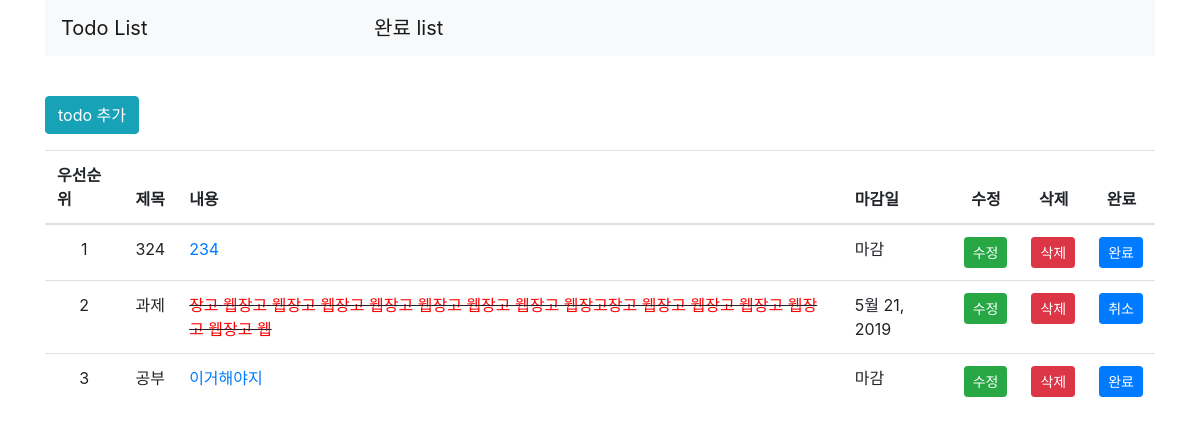
The app's page /, older data.
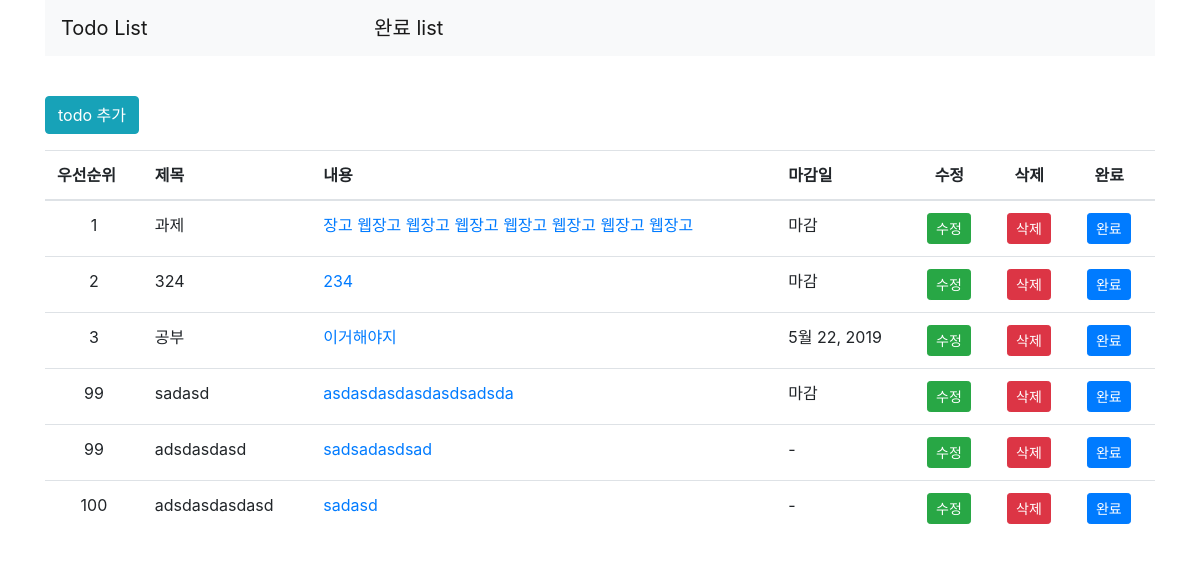
The same page, newer data.
### todo/models.py (models this page shows, shortened)
class Todo(models.Model):
    title = models.CharField(max_length=200,verbose_name='제목')
    content = models.TextField(verbose_name="내용")
    due_date = models.DateField(verbose_name="마감일",null=True,blank=True)
    priority = models.IntegerField(verbose_name="우선순위",default=1)
    success = models.BooleanField(verbose_name="완료",default=False)

### todo/views.py (the view)
# urls.py: path("",TodoListView.as_view(),name="list"),
class TodoListView(ListView):
    model = Todo
    paginate_by = 10
    def get_queryset(self):
        return Todo.objects.order_by('priority')

### todo/templates/todo/todo_list.html (shortened to what this page needs)
{% extends 'base.html' %}
{% block content %}
<div class="btn-group">
        <a href="{% url 'add' %}" class="btn btn-info">todo 추가</a>
    </div>
    <table class="table">
        <thead>
            <tr>
                <th scope="col">우선순위</th>
                <th scope="col">제목</th>
                <th scope="col">내용</th>
                <th scope="col">마감일</th>
                <th scope="col">&nbsp;&nbsp;수정</th>
                <th scope="col">&nbsp;&nbsp;삭제</th>
                <th scope="col">&nbsp;&nbsp;완료</th>
            </tr>
        </thead>
        <tbody>
            {% for todo in object_list %}
                <tr>
                    {% now "Y-m-d" as todays_date %}
                    <td style="text-align: center">{{todo.priority}}</td>
                    <td>{{todo.title}}</td>
                    {% if todo.success == False %}
                    <td><a href="{% url 'detail' pk=todo.id %}" >{{todo.content|truncatechars:30}}</a></td>
                    {% else %}
                    <td class="striker"><a href="{% url 'detail' pk=todo.id %}" style="color: red;">{{todo.content}}</a></td>
                    {% endif %}
                    {% if todays_date <= todo.due_date|date:"Y-m-d" %}
                    <td>{{todo.due_date}}</td>
                    {% elif todo.due_date == None %}
                    <td>-</td>
                    {% else %}
                    <td>마감</td>
                    {% endif %}
                    <td><a href="{% url 'update' pk=todo.id %}" class="btn btn-success btn-sm">수정</a></td>
                    <td><a href="{% url 'delete' pk=todo.id %}" class="btn btn-danger btn-sm">삭제</a></td>
                    {% if todo.success == False %}
                    <td><a href="{% url 'cross' pk=todo.id %}" class="btn btn-primary btn-sm">완료</a></td>
                    {% else %}
                    <td><a href="{% url 'cross' pk=todo.id %}" class="btn btn-primary btn-sm">취소</a></td>
                    {% endif %}
                </tr>
            {% endfor %}
        </tbody>
    </table>
{% endblock %}

Row changes from the older to the newer data that the page shows:
changed Todo "과제": priority "2" → "1"; content "장고 웹장고 웹장고 웹장고 웹장고 웹장고 웹장고 웹장고 웹장고장고 웹장고 웹장고 웹장고 웹장고 웹장고 웹" → "장고 웹장고 웹장고 웹장고 웹장고 웹장고 웹장고 웹장고"; due_date "5월 21, 2019" → (not shown); success "취소" → "완료"; moves up the list
changed Todo (number 2 of 6 on the later page): priority "1" → "2"
changed Todo "공부": due_date (not shown) → "5월 22, 2019"; no longer shows "마감"
added Todo: priority "99", title "sadasd", content "asdasdasdasdasdsadsda", due_date "마감", success "완료"
added Todo: priority "99", title "adsdasdasd", content "sadsadasdsad", success "완료"
added Todo: priority "100", title "adsdasdasdasd", content "sadasd", success "완료"
